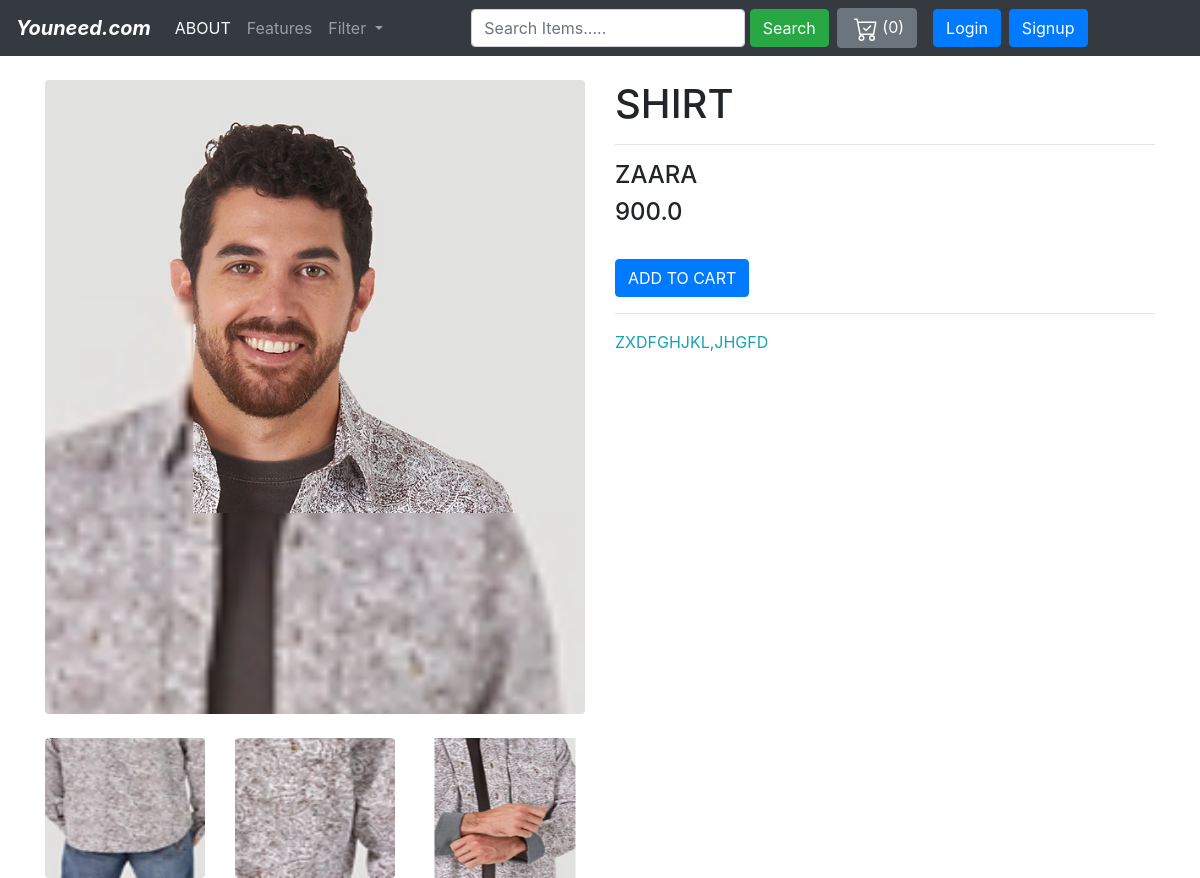
The app's page /product/2 with its own data.
### ecomm/models.py (models this page shows, shortened)
class Product(models.Model):
    Product_name = models.CharField(max_length=20)
    category = models.ForeignKey(Category, on_delete=models.CASCADE)
    Price = models.FloatField()
    brand = models.CharField(max_length=30)
    Description = models.TextField()
    image = models.FileField(upload_to="product/", max_length=None)

class Moreimage(models.Model):
    products = models.ForeignKey(Product, on_delete=models.CASCADE)
    image = models.FileField(upload_to="product/images/",max_length=None)

### ecomm/views.py (the view)
# urls.py: path('product/<id>', ProductDetailView.as_view(), name= 'product'),
class ProductDetailView(EcomRequir,TemplateView):
    template_name = "p_detail.html"
    def get_context_data(self,**kwargs):
        context = super().get_context_data(**kwargs)
        id = self.kwargs["id"]
        product = Product.objects.get(id=id)
        context['product'] = product
        return context

### ecomm/views.py (called while the page is built)
    def dispatch(self, request, *args, **kwargs):
        cart_id=request.session.get("cart_id")
        if cart_id:
            cart_obj = Cart.objects.get(id = cart_id)
            if request.user.is_authenticated :
                cart_obj.customer = request.user
                cart_obj.save()
        return super().dispatch(request, *args, **kwargs)

### template/p_detail.html (shortened to what this page needs)
{% extends "base.html" %}
{% load static %}
{% block details %}
<br>
    <div class="container">
        <div class="row">
            <div class="col-md-6">
                <img src="{{product.image.url}}" alt="" class="img-fluid rounded">
                <div class="row mt-4">
                    {% for img in product.moreimage_set.all %}
                    <div class="col-md-4" >
                        <a href="{{img.image.url}}" target="blank">
                        <img src="{{img.image.url}}" class="border-danger rounded" width="160" height="140" alt="">
                        </a>
                    </div>
                    {% endfor %}
                </div>
            </div>
            <div class="col-md-6">
                <h1> {{product.Product_name|upper}} </h1><hr>
                <h4> {{product.brand|upper}} </h4>
                <h4> {{product.Price|upper}} </h4><br>
                <a href="{% url 'addtocart' product.id %}" id="{{product.id}}" class="btn btn-primary" value="ADD TO CART">ADD TO CART</a><br><hr>
                <p class="text-info"> {{product.Description|upper}} </p>
            </div>
        </div>
    </div>
{% endblock details %}

### records on screen
Product: image (picture), Product_name "SHIRT", brand "ZAARA", Price "900.0", Description "ZXDFGHJKL,JHGFD"
Moreimage: image (picture)
Moreimage: image (picture)
Moreimage: image (picture)
